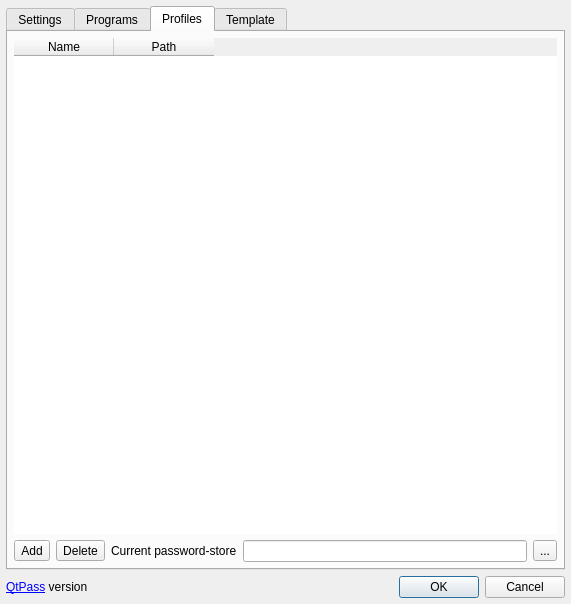
<?xml version="1.0" encoding="UTF-8"?>
<ui version="4.0">
 <class>ConfigDialog</class>
 <widget class="QDialog" name="ConfigDialog">
  <property name="geometry">
   <rect>
    <x>0</x>
    <y>0</y>
    <width>571</width>
    <height>604</height>
   </rect>
  </property>
  <property name="sizePolicy">
   <sizepolicy hsizetype="Minimum" vsizetype="Minimum">
    <horstretch>0</horstretch>
    <verstretch>0</verstretch>
   </sizepolicy>
  </property>
  <property name="minimumSize">
   <size>
    <width>571</width>
    <height>604</height>
   </size>
  </property>
  <property name="maximumSize">
   <size>
    <width>571</width>
    <height>604</height>
   </size>
  </property>
  <property name="windowTitle">
   <string>Configuration</string>
  </property>
  <layout class="QVBoxLayout" name="verticalLayout_2">
   <property name="leftMargin">
    <number>6</number>
   </property>
   <property name="topMargin">
    <number>6</number>
   </property>
   <property name="rightMargin">
    <number>6</number>
   </property>
   <property name="bottomMargin">
    <number>6</number>
   </property>
   <item>
    <widget class="QTabWidget" name="tabWidget">
     <property name="currentIndex">
      <number>2</number>
     </property>
     <widget class="QWidget" name="Tab_Settings">
      <attribute name="title">
       <string>Settings</string>
      </attribute>
      <layout class="QVBoxLayout" name="verticalLayout_5">
       <property name="leftMargin">
        <number>6</number>
       </property>
       <property name="topMargin">
        <number>6</number>
       </property>
       <property name="rightMargin">
        <number>6</number>
       </property>
       <property name="bottomMargin">
        <number>6</number>
       </property>
       <item>
        <layout class="QVBoxLayout" name="Layout_Clipboard">
         <item>
          <widget class="QLabel" name="label_8">
           <property name="font">
            <font>
             <weight>75</weight>
             <bold>true</bold>
            </font>
           </property>
           <property name="text">
            <string>Clipboard behaviour:</string>
           </property>
          </widget>
         </item>
         <item>
          <layout class="QHBoxLayout" name="horizontalLayout">
           <item>
            <widget class="QComboBox" name="comboBoxClipboard">
             <property name="minimumSize">
              <size>
               <width>140</width>
               <height>0</height>
              </size>
             </property>
            </widget>
           </item>
           <item>
            <widget class="QCheckBox" name="checkBoxAutoclear">
             <property name="text">
              <string>Autoclear after:</string>
             </property>
            </widget>
           </item>
           <item>
            <widget class="QSpinBox" name="spinBoxAutoclearSeconds">
             <property name="minimum">
              <number>5</number>
             </property>
             <property name="value">
              <number>10</number>
             </property>
            </widget>
           </item>
           <item>
            <widget class="QLabel" name="labelSeconds">
             <property name="text">
              <string>Seconds</string>
             </property>
            </widget>
           </item>
           <item>
            <spacer name="horizontalSpacer_4">
             <property name="orientation">
              <enum>Qt::Horizontal</enum>
             </property>
             <property name="sizeHint" stdset="0">
              <size>
               <width>40</width>
               <height>20</height>
              </size>
             </property>
            </spacer>
           </item>
          </layout>
         </item>
        </layout>
       </item>
       <item>
        <layout class="QVBoxLayout" name="Layout_PasswordBehaviour">
         <item>
          <widget class="QLabel" name="label_6">
           <property name="font">
            <font>
             <weight>75</weight>
             <bold>true</bold>
            </font>
           </property>
           <property name="text">
            <string>Password Behaviour:</string>
           </property>
          </widget>
         </item>
         <item>
          <layout class="QHBoxLayout" name="horizontalLayout_6">
           <property name="topMargin">
            <number>0</number>
           </property>
           <item>
            <widget class="QCheckBox" name="checkBoxHideContent">
             <property name="text">
              <string>Hide content</string>
             </property>
            </widget>
           </item>
           <item>
            <widget class="QCheckBox" name="checkBoxHidePassword">
             <property name="text">
              <string>Hide password</string>
             </property>
            </widget>
           </item>
           <item>
            <layout class="QHBoxLayout" name="horizontalLayout_7">
             <item>
              <widget class="QCheckBox" name="checkBoxAutoclearPanel">
               <property name="text">
                <string>Autoclear panel after:</string>
               </property>
              </widget>
             </item>
             <item>
              <widget class="QSpinBox" name="spinBoxAutoclearPanelSeconds">
               <property name="minimum">
                <number>5</number>
               </property>
               <property name="value">
                <number>10</number>
               </property>
              </widget>
             </item>
             <item>
              <widget class="QLabel" name="labelPanelSeconds">
               <property name="minimumSize">
                <size>
                 <width>55</width>
                 <height>0</height>
                </size>
               </property>
               <property name="text">
                <string>Seconds</string>
               </property>
              </widget>
             </item>
            </layout>
           </item>
           <item>
            <spacer name="horizontalSpacer_5">
             <property name="orientation">
              <enum>Qt::Horizontal</enum>
             </property>
             <property name="sizeHint" stdset="0">
              <size>
               <width>40</width>
               <height>20</height>
              </size>
             </property>
            </spacer>
           </item>
          </layout>
         </item>
        </layout>
       </item>
       <item>
        <layout class="QVBoxLayout" name="Layout_PasswordGeneration">
         <item>
          <widget class="QLabel" name="label_4">
           <property name="font">
            <font>
             <weight>75</weight>
             <bold>true</bold>
            </font>
           </property>
           <property name="text">
            <string>Password Generation:</string>
           </property>
          </widget>
         </item>
         <item>
          <layout class="QFormLayout" name="formLayout_2">
           <property name="topMargin">
            <number>0</number>
           </property>
           <item row="0" column="0">
            <widget class="QLabel" name="label_7">
             <property name="text">
              <string>Password Length:</string>
             </property>
            </widget>
           </item>
           <item row="0" column="1">
            <layout class="QHBoxLayout" name="horizontalLayout_13">
             <item>
              <widget class="QSpinBox" name="spinBoxPasswordLength">
               <property name="enabled">
                <bool>true</bool>
               </property>
               <property name="minimumSize">
                <size>
                 <width>50</width>
                 <height>0</height>
                </size>
               </property>
               <property name="minimum">
                <number>8</number>
               </property>
               <property name="value">
                <number>16</number>
               </property>
              </widget>
             </item>
             <item>
              <widget class="QLabel" name="labelLength">
               <property name="enabled">
                <bool>true</bool>
               </property>
               <property name="text">
                <string>Characters</string>
               </property>
              </widget>
             </item>
             <item>
              <spacer name="horizontalSpacer_2">
               <property name="orientation">
                <enum>Qt::Horizontal</enum>
               </property>
               <property name="sizeType">
                <enum>QSizePolicy::Expanding</enum>
               </property>
               <property name="sizeHint" stdset="0">
                <size>
                 <width>40</width>
                 <height>20</height>
                </size>
               </property>
              </spacer>
             </item>
            </layout>
           </item>
           <item row="1" column="0">
            <widget class="QLabel" name="labelPasswordChars">
             <property name="enabled">
              <bool>true</bool>
             </property>
             <property name="text">
              <string>Use characters:</string>
             </property>
            </widget>
           </item>
           <item row="1" column="1">
            <layout class="QHBoxLayout" name="horizontalLayout_10">
             <property name="topMargin">
              <number>0</number>
             </property>
             <item>
              <widget class="QComboBox" name="passwordCharTemplateSelector">
               <property name="sizePolicy">
                <sizepolicy hsizetype="Minimum" vsizetype="Fixed">
                 <horstretch>0</horstretch>
                 <verstretch>0</verstretch>
                </sizepolicy>
               </property>
               <property name="toolTip">
                <string>Select character set for password generation</string>
               </property>
               <item>
                <property name="text">
                 <string>All Characters</string>
                </property>
               </item>
               <item>
                <property name="text">
                 <string>Alphabetical</string>
                </property>
               </item>
               <item>
                <property name="text">
                 <string>Alphanumerical</string>
                </property>
               </item>
               <item>
                <property name="text">
                 <string>Custom</string>
                </property>
               </item>
              </widget>
             </item>
             <item>
              <spacer name="horizontalSpacer_3">
               <property name="orientation">
                <enum>Qt::Horizontal</enum>
               </property>
               <property name="sizeHint" stdset="0">
                <size>
                 <width>40</width>
                 <height>20</height>
                </size>
               </property>
              </spacer>
             </item>
            </layout>
           </item>
           <item row="2" column="1">
            <widget class="QLineEdit" name="lineEditPasswordChars">
             <property name="enabled">
              <bool>true</bool>
             </property>
             <property name="sizePolicy">
              <sizepolicy hsizetype="Expanding" vsizetype="Fixed">
               <horstretch>0</horstretch>
               <verstretch>0</verstretch>
              </sizepolicy>
             </property>
             <property name="maximumSize">
              <size>
               <width>600</width>
               <height>16777215</height>
              </size>
             </property>
             <property name="text">
              <string>ABCDEFGHIJKLMNOPQRSTUVWXYZabcdefghijklmnopqrstuvwxyz0123456789</string>
             </property>
            </widget>
           </item>
          </layout>
         </item>
         <item>
          <layout class="QFormLayout" name="formLayout">
           <property name="topMargin">
            <number>0</number>
           </property>
           <item row="0" column="0">
            <widget class="QCheckBox" name="checkBoxUsePwgen">
             <property name="enabled">
              <bool>true</bool>
             </property>
             <property name="text">
              <string>Use pwgen</string>
             </property>
            </widget>
           </item>
           <item row="0" column="1">
            <widget class="QCheckBox" name="checkBoxAvoidCapitals">
             <property name="text">
              <string>Exclude capital letters</string>
             </property>
            </widget>
           </item>
           <item row="3" column="1">
            <widget class="QCheckBox" name="checkBoxUseSymbols">
             <property name="enabled">
              <bool>true</bool>
             </property>
             <property name="text">
              <string>Include special symbols </string>
             </property>
            </widget>
           </item>
           <item row="2" column="1">
            <widget class="QCheckBox" name="checkBoxLessRandom">
             <property name="text">
              <string>Generate easy to memorize but less secure passwords</string>
             </property>
            </widget>
           </item>
           <item row="1" column="1">
            <widget class="QCheckBox" name="checkBoxAvoidNumbers">
             <property name="text">
              <string>Exclude numbers</string>
             </property>
            </widget>
           </item>
          </layout>
         </item>
        </layout>
       </item>
       <item>
        <layout class="QVBoxLayout" name="Layout_Git">
         <item>
          <widget class="QLabel" name="label_3">
           <property name="font">
            <font>
             <weight>75</weight>
             <bold>true</bold>
            </font>
           </property>
           <property name="text">
            <string>Git:</string>
           </property>
          </widget>
         </item>
         <item>
          <layout class="QHBoxLayout" name="horizontalLayout_9">
           <item>
            <widget class="QCheckBox" name="checkBoxUseGit">
             <property name="enabled">
              <bool>true</bool>
             </property>
             <property name="text">
              <string>Use git</string>
             </property>
            </widget>
           </item>
          </layout>
         </item>
         <item>
          <layout class="QHBoxLayout" name="horizontalLayout_12">
           <property name="bottomMargin">
            <number>0</number>
           </property>
           <item>
            <widget class="QCheckBox" name="checkBoxAddGPGId">
             <property name="text">
              <string>Automatically add .gpg-id files</string>
             </property>
            </widget>
           </item>
           <item>
            <widget class="QCheckBox" name="checkBoxAutoPush">
             <property name="text">
              <string>Automatically push</string>
             </property>
            </widget>
           </item>
           <item>
            <widget class="QCheckBox" name="checkBoxAutoPull">
             <property name="text">
              <string>Automatically pull</string>
             </property>
            </widget>
           </item>
           <item>
            <spacer name="horizontalSpacer_7">
             <property name="orientation">
              <enum>Qt::Horizontal</enum>
             </property>
             <property name="sizeHint" stdset="0">
              <size>
               <width>40</width>
               <height>20</height>
              </size>
             </property>
            </spacer>
           </item>
          </layout>
         </item>
        </layout>
       </item>
       <item>
        <layout class="QVBoxLayout" name="Layout_System">
         <property name="topMargin">
          <number>0</number>
         </property>
         <item>
          <widget class="QLabel" name="label_5">
           <property name="font">
            <font>
             <weight>75</weight>
             <bold>true</bold>
            </font>
           </property>
           <property name="text">
            <string>System:</string>
           </property>
          </widget>
         </item>
         <item>
          <layout class="QHBoxLayout" name="horizontalLayout_11">
           <property name="bottomMargin">
            <number>0</number>
           </property>
           <item>
            <widget class="QCheckBox" name="checkBoxUseTrayIcon">
             <property name="text">
              <string>Use TrayIcon</string>
             </property>
            </widget>
           </item>
           <item>
            <widget class="QCheckBox" name="checkBoxStartMinimized">
             <property name="text">
              <string>Start minimized</string>
             </property>
            </widget>
           </item>
           <item>
            <widget class="QCheckBox" name="checkBoxHideOnClose">
             <property name="text">
              <string>Hide on close</string>
             </property>
            </widget>
           </item>
           <item>
            <widget class="QCheckBox" name="checkBoxAlwaysOnTop">
             <property name="text">
              <string>Always on top</string>
             </property>
            </widget>
           </item>
           <item>
            <spacer name="horizontalSpacer_6">
             <property name="orientation">
              <enum>Qt::Horizontal</enum>
             </property>
             <property name="sizeHint" stdset="0">
              <size>
               <width>40</width>
               <height>20</height>
              </size>
             </property>
            </spacer>
           </item>
          </layout>
         </item>
        </layout>
       </item>
      </layout>
     </widget>
     <widget class="QWidget" name="Tab_Programs">
      <attribute name="title">
       <string>Programs</string>
      </attribute>
      <layout class="QVBoxLayout" name="verticalLayout">
       <property name="leftMargin">
        <number>6</number>
       </property>
       <property name="topMargin">
        <number>6</number>
       </property>
       <property name="rightMargin">
        <number>6</number>
       </property>
       <property name="bottomMargin">
        <number>6</number>
       </property>
       <item>
        <widget class="QLabel" name="label_9">
         <property name="text">
          <string>Select password storage program:</string>
         </property>
        </widget>
       </item>
       <item>
        <layout class="QHBoxLayout" name="horizontalLayout_5">
         <item>
          <widget class="QRadioButton" name="radioButtonNative">
           <property name="text">
            <string>Nati&amp;ve git/gpg</string>
           </property>
          </widget>
         </item>
         <item>
          <widget class="QRadioButton" name="radioButtonPass">
           <property name="text">
            <string>&amp;Use pass</string>
           </property>
          </widget>
         </item>
        </layout>
       </item>
       <item>
        <widget class="QWidget" name="widget" native="true">
         <layout class="QHBoxLayout" name="horizontalLayout_2">
          <property name="leftMargin">
           <number>0</number>
          </property>
          <property name="topMargin">
           <number>0</number>
          </property>
          <property name="rightMargin">
           <number>0</number>
          </property>
          <property name="bottomMargin">
           <number>0</number>
          </property>
          <item>
           <widget class="QGroupBox" name="groupBoxNative">
            <property name="title">
             <string>Native</string>
            </property>
            <layout class="QGridLayout" name="gridLayout">
             <item row="1" column="0">
              <widget class="QLabel" name="labelGitPath">
               <property name="text">
                <string>git</string>
               </property>
              </widget>
             </item>
             <item row="0" column="1">
              <widget class="QLineEdit" name="gpgPath"/>
             </item>
             <item row="0" column="2">
              <widget class="QToolButton" name="toolButtonGpg">
               <property name="text">
                <string>...</string>
               </property>
              </widget>
             </item>
             <item row="1" column="2">
              <widget class="QToolButton" name="toolButtonGit">
               <property name="text">
                <string>...</string>
               </property>
              </widget>
             </item>
             <item row="0" column="0">
              <widget class="QLabel" name="labelGpgPath">
               <property name="text">
                <string>gpg</string>
               </property>
              </widget>
             </item>
             <item row="1" column="1">
              <widget class="QLineEdit" name="gitPath"/>
             </item>
             <item row="2" column="1">
              <widget class="QLineEdit" name="pwgenPath"/>
             </item>
             <item row="2" column="0">
              <widget class="QLabel" name="labelPwgenPath">
               <property name="text">
                <string>pwgen</string>
               </property>
              </widget>
             </item>
             <item row="2" column="2">
              <widget class="QToolButton" name="toolButtonPwgen">
               <property name="text">
                <string>...</string>
               </property>
              </widget>
             </item>
            </layout>
           </widget>
          </item>
          <item>
           <widget class="QGroupBox" name="groupBoxPass">
            <property name="title">
             <string>Pass</string>
            </property>
            <layout class="QVBoxLayout" name="verticalLayout_4">
             <item>
              <layout class="QHBoxLayout" name="horizontalLayout_4">
               <property name="sizeConstraint">
                <enum>QLayout::SetMinimumSize</enum>
               </property>
               <item>
                <widget class="QLabel" name="labelPassPath">
                 <property name="text">
                  <string>pass</string>
                 </property>
                </widget>
               </item>
               <item>
                <widget class="QLineEdit" name="passPath"/>
               </item>
               <item>
                <widget class="QToolButton" name="toolButtonPass">
                 <property name="text">
                  <string>...</string>
                 </property>
                </widget>
               </item>
              </layout>
             </item>
             <item>
              <widget class="QLabel" name="zx2c4">
               <property name="text">
                <string>&lt;html&gt;&lt;head/&gt;&lt;body&gt;&lt;p&gt;&lt;a href=&quot;https://www.passwordstore.org/&quot;&gt;&lt;span style=&quot; text-decoration: underline; color:#0000ff;&quot;&gt;www.passwordstore.org&lt;/span&gt;&lt;/a&gt;&lt;/p&gt;&lt;/body&gt;&lt;/html&gt;</string>
               </property>
               <property name="openExternalLinks">
                <bool>true</bool>
               </property>
              </widget>
             </item>
            </layout>
           </widget>
          </item>
         </layout>
        </widget>
       </item>
       <item>
        <spacer name="verticalSpacer">
         <property name="orientation">
          <enum>Qt::Vertical</enum>
         </property>
         <property name="sizeHint" stdset="0">
          <size>
           <width>20</width>
           <height>40</height>
          </size>
         </property>
        </spacer>
       </item>
      </layout>
     </widget>
     <widget class="QWidget" name="Tab_Profiles">
      <attribute name="title">
       <string>Profiles</string>
      </attribute>
      <layout class="QVBoxLayout" name="verticalLayout_3">
       <property name="leftMargin">
        <number>6</number>
       </property>
       <property name="topMargin">
        <number>6</number>
       </property>
       <property name="rightMargin">
        <number>6</number>
       </property>
       <property name="bottomMargin">
        <number>6</number>
       </property>
       <item>
        <widget class="QTableWidget" name="profileTable">
         <property name="sizePolicy">
          <sizepolicy hsizetype="MinimumExpanding" vsizetype="Expanding">
           <horstretch>0</horstretch>
           <verstretch>0</verstretch>
          </sizepolicy>
         </property>
         <property name="frameShape">
          <enum>QFrame::NoFrame</enum>
         </property>
         <property name="frameShadow">
          <enum>QFrame::Plain</enum>
         </property>
         <property name="lineWidth">
          <number>0</number>
         </property>
         <property name="editTriggers">
          <set>QAbstractItemView::DoubleClicked|QAbstractItemView::EditKeyPressed|QAbstractItemView::SelectedClicked</set>
         </property>
         <property name="alternatingRowColors">
          <bool>true</bool>
         </property>
         <property name="selectionMode">
          <enum>QAbstractItemView::SingleSelection</enum>
         </property>
         <property name="selectionBehavior">
          <enum>QAbstractItemView::SelectRows</enum>
         </property>
         <property name="sortingEnabled">
          <bool>true</bool>
         </property>
         <column>
          <property name="text">
           <string>Name</string>
          </property>
         </column>
         <column>
          <property name="text">
           <string>Path</string>
          </property>
         </column>
        </widget>
       </item>
       <item>
        <layout class="QGridLayout" name="gridLayout_11">
         <item row="0" column="0">
          <widget class="QToolButton" name="addButton">
           <property name="text">
            <string>Add</string>
           </property>
           <property name="icon">
            <iconset theme="list-add">
             <normaloff>.</normaloff>.</iconset>
           </property>
           <property name="toolButtonStyle">
            <enum>Qt::ToolButtonFollowStyle</enum>
           </property>
          </widget>
         </item>
         <item row="0" column="1">
          <widget class="QToolButton" name="deleteButton">
           <property name="text">
            <string>Delete</string>
           </property>
           <property name="icon">
            <iconset theme="list-remove">
             <normaloff>.</normaloff>.</iconset>
           </property>
           <property name="toolButtonStyle">
            <enum>Qt::ToolButtonFollowStyle</enum>
           </property>
          </widget>
         </item>
         <item row="0" column="2">
          <widget class="QLabel" name="labelStorePath">
           <property name="text">
            <string>Current password-store</string>
           </property>
          </widget>
         </item>
         <item row="0" column="4">
          <widget class="QToolButton" name="toolButtonStore">
           <property name="text">
            <string>...</string>
           </property>
          </widget>
         </item>
         <item row="0" column="3">
          <widget class="QLineEdit" name="storePath"/>
         </item>
        </layout>
       </item>
      </layout>
     </widget>
     <widget class="QWidget" name="Tab_Template">
      <attribute name="title">
       <string>Template</string>
      </attribute>
      <layout class="QVBoxLayout" name="verticalLayout_6">
       <property name="leftMargin">
        <number>6</number>
       </property>
       <property name="topMargin">
        <number>6</number>
       </property>
       <property name="rightMargin">
        <number>6</number>
       </property>
       <property name="bottomMargin">
        <number>6</number>
       </property>
       <item>
        <widget class="QLabel" name="label_2">
         <property name="locale">
          <locale language="German" country="Germany"/>
         </property>
         <property name="text">
          <string>Templates add extra fields in the password generation dialouge and in the password view.</string>
         </property>
        </widget>
       </item>
       <item>
        <layout class="QHBoxLayout" name="horizontalLayout_8">
         <item>
          <widget class="QCheckBox" name="checkBoxUseTemplate">
           <property name="text">
            <string>Use template</string>
           </property>
          </widget>
         </item>
         <item>
          <widget class="QCheckBox" name="checkBoxTemplateAllFields">
           <property name="toolTip">
            <string>Show all lines beginning with a word followed by a colon as fields in password fields, not only the listed ones</string>
           </property>
           <property name="text">
            <string>Show all fields templated</string>
           </property>
          </widget>
         </item>
        </layout>
       </item>
       <item>
        <widget class="QPlainTextEdit" name="plainTextEditTemplate">
         <property name="frameShadow">
          <enum>QFrame::Plain</enum>
         </property>
         <property name="plainText">
          <string>login
url
email</string>
         </property>
        </widget>
       </item>
      </layout>
     </widget>
    </widget>
   </item>
   <item>
    <layout class="QHBoxLayout" name="horizontalLayout_3">
     <item>
      <widget class="QLabel" name="label">
       <property name="text">
        <string>&lt;a href=&quot;https://QtPass.org/&quot;&gt;QtPass&lt;/a&gt; version </string>
       </property>
       <property name="openExternalLinks">
        <bool>true</bool>
       </property>
      </widget>
     </item>
     <item>
      <spacer name="horizontalSpacer">
       <property name="orientation">
        <enum>Qt::Horizontal</enum>
       </property>
       <property name="sizeHint" stdset="0">
        <size>
         <width>40</width>
         <height>20</height>
        </size>
       </property>
      </spacer>
     </item>
     <item>
      <widget class="QDialogButtonBox" name="buttonBox">
       <property name="orientation">
        <enum>Qt::Horizontal</enum>
       </property>
       <property name="standardButtons">
        <set>QDialogButtonBox::Cancel|QDialogButtonBox::Ok</set>
       </property>
      </widget>
     </item>
    </layout>
   </item>
  </layout>
 </widget>
 <tabstops>
  <tabstop>tabWidget</tabstop>
  <tabstop>radioButtonNative</tabstop>
  <tabstop>radioButtonPass</tabstop>
  <tabstop>gpgPath</tabstop>
  <tabstop>toolButtonGpg</tabstop>
  <tabstop>gitPath</tabstop>
  <tabstop>toolButtonGit</tabstop>
  <tabstop>pwgenPath</tabstop>
  <tabstop>toolButtonPwgen</tabstop>
  <tabstop>passPath</tabstop>
  <tabstop>toolButtonPass</tabstop>
  <tabstop>profileTable</tabstop>
  <tabstop>addButton</tabstop>
  <tabstop>deleteButton</tabstop>
  <tabstop>storePath</tabstop>
  <tabstop>toolButtonStore</tabstop>
 </tabstops>
 <resources/>
 <connections>
  <connection>
   <sender>buttonBox</sender>
   <signal>rejected()</signal>
   <receiver>ConfigDialog</receiver>
   <slot>reject()</slot>
   <hints>
    <hint type="sourcelabel">
     <x>556</x>
     <y>518</y>
    </hint>
    <hint type="destinationlabel">
     <x>286</x>
     <y>214</y>
    </hint>
   </hints>
  </connection>
  <connection>
   <sender>buttonBox</sender>
   <signal>accepted()</signal>
   <receiver>ConfigDialog</receiver>
   <slot>accept()</slot>
   <hints>
    <hint type="sourcelabel">
     <x>556</x>
     <y>518</y>
    </hint>
    <hint type="destinationlabel">
     <x>157</x>
     <y>214</y>
    </hint>
   </hints>
  </connection>
 </connections>
</ui>
